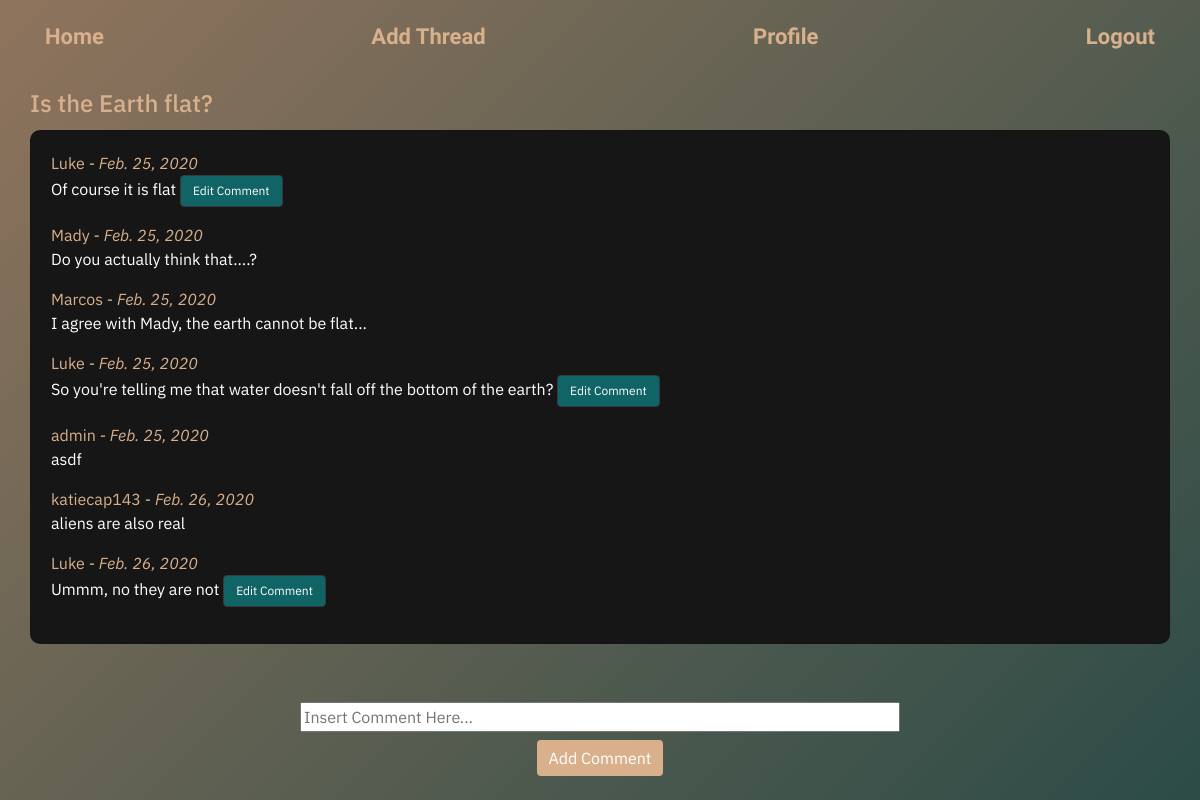
The app's page /3/ (signed in), older data.
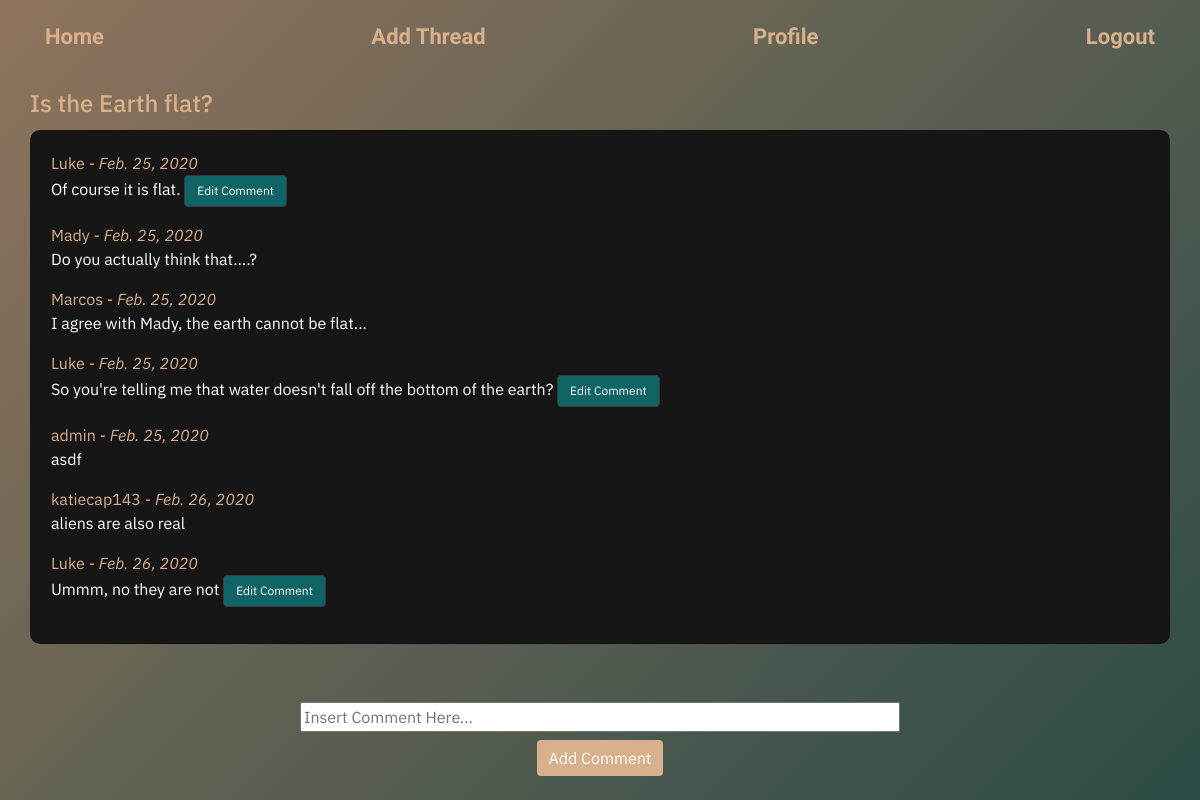
The same page, newer data.
### chat/models.py (models this page shows, shortened)
class Chatroom(models.Model):
    name = models.CharField(max_length = 255)
    description = models.CharField(max_length = 100)
    posted = models.DateField(default=datetime.date.today)
    owner = models.ForeignKey(User, on_delete = models.CASCADE, related_name='chat')
    users = models.ManyToManyField(User, related_name = 'chatrooms')

class Comment(models.Model):
    name = models.ForeignKey(User, on_delete=models.CASCADE)
    comment = models.TextField()
    chat = models.ForeignKey(Chatroom, on_delete=models.CASCADE)
    created_date = models.DateField(default=datetime.date.today)

### chat/views.py (the view)
# urls.py: path('<int:pk>/', views.DetailView.as_view(), name = 'detail'),
class DetailView(generic.DetailView):
    template_name = 'chat/detail.html'
    model = Chatroom
    def get(self, request, *args, **kwargs):
        self.object = self.get_object()
        if self.object in self.request.user.chatrooms.all():
            context = self.get_context_data(object=self.object)
            return self.render_to_response(context)
        return HttpResponseRedirect(reverse_lazy('chat:index'))

### chat/templates/chat/detail.html (shortened to what this page needs)
{% extends 'base.html' %}
{% load crispy_forms_tags %}
{% block content %}
<div class="col-md-12">
    <h5 class="card-title">{{object.name}}</h5>
    <div class="card">
        <div class="card-body">
            {% for comment in object.comment_set.all %}
            <div class="comment">
                <div class="date">{{comment.name}} - <i>{{comment.created_date}}</i></div>
                <p>{{comment.comment}} {% if comment.name == request.user %}
                    <a id="edit-comment" class="btn btn-dark" href="{% url 'chat:edit_comment' comment.id %}">Edit Comment</a>
                    {% endif %}</p></div>
            {% empty %}
            <p>No comments here yet :(</p>
            {% endfor %}
        </div>
    </div>
</div>
<div id='comment' class="row no-gutters mt-2 justify-content-center">
    <form class="col" data-parsley-validate method="POST" action='{% url 'chat:comment' object.id %}'>{% csrf_token %}
        <input class="comment" placeholder="Insert Comment Here..." name="comment" type="text">
        <br>
        <button class=" mt-2 btn btn-success">Add Comment</button>
    </form>
</div>
{% endblock %}

### templates/base.html (shortened to what this page needs)
<!DOCTYPE html>
<html lang="en">
<head>
    {% load static %}
    <link href="https://stackpath.bootstrapcdn.com/bootstrap/4.4.1/css/bootstrap.min.css" rel="stylesheet"
>
    <link rel="stylesheet" href="{% static 'css/styles.css' %}">
</head>
<body>
    <div class="container-fluid">
        <div class="main">
        {% include 'header.html' %}
        {% block content %}
        {% endblock content %}
        </div>
    </div>
</body>
</html>

### templates/header.html
<ul id="header" class='navbar row no-gutters'>
    <li id="header-item"><a href="{% url 'chat:index' %}" class="col">Home</a></li>
    {% if request.user.is_authenticated %}
    <li id="header-item"><a href="{% url 'chat:create' %}" class="col">Add Thread</a></li>
    {% if request.user.userprofile %}
    <li id="header-item"><a href="{% url 'accounts:profile_detail' user.userprofile.id %}" class="col">Profile</a></li>
    {% else %}
    <li id="header-item"><a href="{% url 'accounts:profile' %}" class="col">Create Profile</a></li>
    {% endif %}
    <li id="header-item"><a href="{% url 'logout' %}" class="col">Logout</a></li>
    {% else %}
    <li id="header-item"><a href="{% url 'login' %}" class="col">Login</a></li>
    <li id="header-item"><a href="{% url 'accounts:signup' %}" class="col">Get Started</a></li>
    {% endif %}
</ul>

### static/css/styles.css (style rules this page uses)
ul { list-style: none; }
#header { background-color: inherit; padding: 20px; color: inherit; animation: fadein 1s; }
.container-fluid { background: linear-gradient(-45deg, #56807f, #116466, #0b3e3f, #8f745d); background-size: 400% 400%; animation: gradient 10s ease infinite; min-height: 100vh; color: #000; }
#comment { text-align: center; animation: fadein 1s; }
input.comment { width: 600px; margin-top: 50px; animation: fadein 1s; }
body { font-family: 'IBM Plex Sans', 'Work Sans', 'Space Mono'; }
* { box-sizing: border-box; transition-property: all; transition-duration: .6s; transition-timing-function: ease; }
#header-item a { color: #D9B08C; text-decoration: none; font-family: 'Work Sans'; font-size: 22px; font-weight: bold; padding: 10px; border-radius: 20px; margin: 0 auto; background-color: inherit; animation: fadein 1s; }
p { color: #fff; font-family: 'IBM Plex Sans'; animation: fadein 1s; }
h5, h5 a { color: #D9B08C; font-size: 24px; animation: fadein 1s; }
a { color: #fff; animation: fadein 1s; }
.card { background-color: rgb(22, 22, 22); border-radius: 10px; margin: 0 auto; animation: fadein 1s; }
.btn-success { background-color: #D9B08C; border: none; animation: fadein 1s; }
.btn-dark { background-color: #116466; font-size: 12px; animation: fadein 1s; }
.date { color: #D9B08C; animation: fadein 1s; }

Row changes from the older to the newer data that the page shows:
changed Comment: comment "Of course it is flat" → "Of course it is flat."
